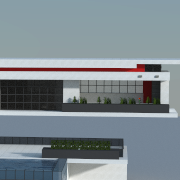
//> input picture c++-version/images/house.png, 180 x 180 px
$ ./edge_detection   (built with g++ and OpenCV 4)
//> lines starting //> are read from the running program, lines starting //| are printed output that depends on the picture

#include <opencv2/opencv.hpp>
#include <opencv2/highgui.hpp>
#include <opencv2/highgui/highgui.hpp>
#include <opencv2/plot.hpp>

#include <math.h>
#include <ctime>
#include <iostream>
#include <fstream>
#include <string>

using namespace std;

#define kernelSize 3

float** graysScale(cv::Mat img);
float** convolution(float** grayScaleImage, int row, int col, const float sobelFiler[kernelSize][kernelSize]);
float** mergeEdges(float** edgesX, float** edgesY, int rows, int cols);
float pythagoras(float a, float b);
void printMatrix(float** matrix, int rows, int cols);
void plotMatrix(float** matrix, int rows, int cols);
void saveMatrix(float** matrix, int rows, int cols);


int main() {
    // sobel filter for x-direction
    const float kernelX[3][3] = {{1.0, 2.0, 1.0},
                                {0.0, 0.0, 0.0},
                                {-1.0, -2.0, -1.0}};

    // sobel filter for y-direction
    const float kernelY[3][3] = {{1.0, 0.0, -1.0},
                                {2.0, 0.0, -2.0},
                                {1.0, 0.0, -1.0}};

    clock_t start;
    double duration;
    start = clock();

    // loading image over OpenCv
    cv::Mat img = cv::imread("images/house.png", cv::IMREAD_COLOR);
//> img is the input picture: 180 rows x 180 cols, CV_8UC3; mean B, G, R 142.1, 136, 125.1

    // converting OpenCv Image to gray scale float matrix
    float** graysScaleImage = graysScale(img);

    img.rows -= 2;
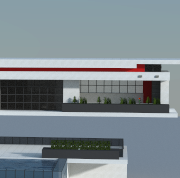
//> img: 178 rows x 180 cols, CV_8UC3; mean B, G, R 141.9, 135.9, 125
    img.cols -= 2;
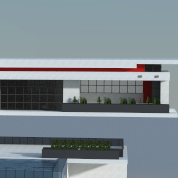
//> img: 178 rows x 178 cols, CV_8UC3; mean B, G, R 141.8, 135.7, 124.8

    float** edgesX = convolution(graysScaleImage, img.rows, img.cols, kernelX);
    float** edgesY = convolution(graysScaleImage, img.rows, img.cols, kernelY);
    float** totalEdges = mergeEdges(edgesX, edgesY, img.rows, img.cols);

    duration = ( std::clock() - start ) / (double) CLOCKS_PER_SEC;
    cout << "took: " << duration << endl;

    saveMatrix(totalEdges, img.rows, img.cols);

    // finish
    cv::waitKey(0);
    return 0;
}

// converts OpenCv Image into a gray scale matrix format
float** graysScale(cv::Mat img) {
    float** grayScaleImage;
    grayScaleImage = new float*[img.rows];

    for(int i=0; i<img.rows; i++) {
        grayScaleImage[i] = new float[img.cols];

        for(int j=0; j<img.cols; j++) {
            float redValue = (float) img.at<cv::Vec3b>(i,j)[0];
            grayScaleImage[i][j] = redValue / 255.0;
        }
    }

    return grayScaleImage;
}

// makes convolution over the image with sobel filer (padding 0)
float** convolution(float** matrix, int rows, int cols, const float kernel[kernelSize][kernelSize]) {
//> called with rows = 178, cols = 178
    float** output;

    output = new float*[rows];
    for(int k_i=0; k_i<rows; k_i++) {

        output[k_i] = new float[cols];
        for(int k_j=0; k_j<cols; k_j++) {

            //float scalar[kernelSize][kernelSize];
            float sum = 0;
            for(int i=0; i<kernelSize; i++) {

                for(int j=0; j<kernelSize; j++) {
                    sum += matrix[i + k_i][j + k_j] * kernel[i][j];
                }
            }
            output[k_i][k_j] = sum;
        }
    }

    return output;
}

// merges x-axis edges and y-axis edges
float** mergeEdges(float** edgesX, float** edgesY, int rows, int cols) {
//> called with rows = 178, cols = 178
    float** output;

    output = new float*[rows];
    for(int i=0; i<rows; i++) {

        output[i] = new float[cols];
        for(int j=0; j<cols; j++) {
            output[i][j] = pythagoras((float) edgesX[i][j], (float) edgesY[i][j]);
        }
    }

    return output;
}

// pythagorean theorem
float pythagoras(float a, float b) {
    return sqrt(pow(a, 2.0) + pow(b, 2.0));
}

// prints matrix
void printMatrix(float** matrix, int rows, int cols) {
    for(int i=0; i<rows; i++) {
        for(int j=0; j<cols; j++) {
            cout << matrix[i][j] << " , ";
        }
        cout << endl;
    }
}

// saves matrix in list format: [[], [], [], ..., []]
void saveMatrix(float** matrix, int rows, int cols) {
//> called with rows = 178, cols = 178
    ofstream file;
    file.open("result_files/result_matrix.txt");

    string content = "[";
    for(int i=0; i<rows; i++) {
        content = string(content) + "[";

        for(int j=0; j<cols; j++) {
            content = string(content) + to_string(matrix[i][j]);
            if(j != cols - 1) {
                content = string(content) + ", ";
            }
        }
        content = string(content) + "]";
        if(i != rows - 1) {
            content = string(content) + ", ";
        }
    }
    content = string(content) + "]";

    file << content;
    file.close();
}
